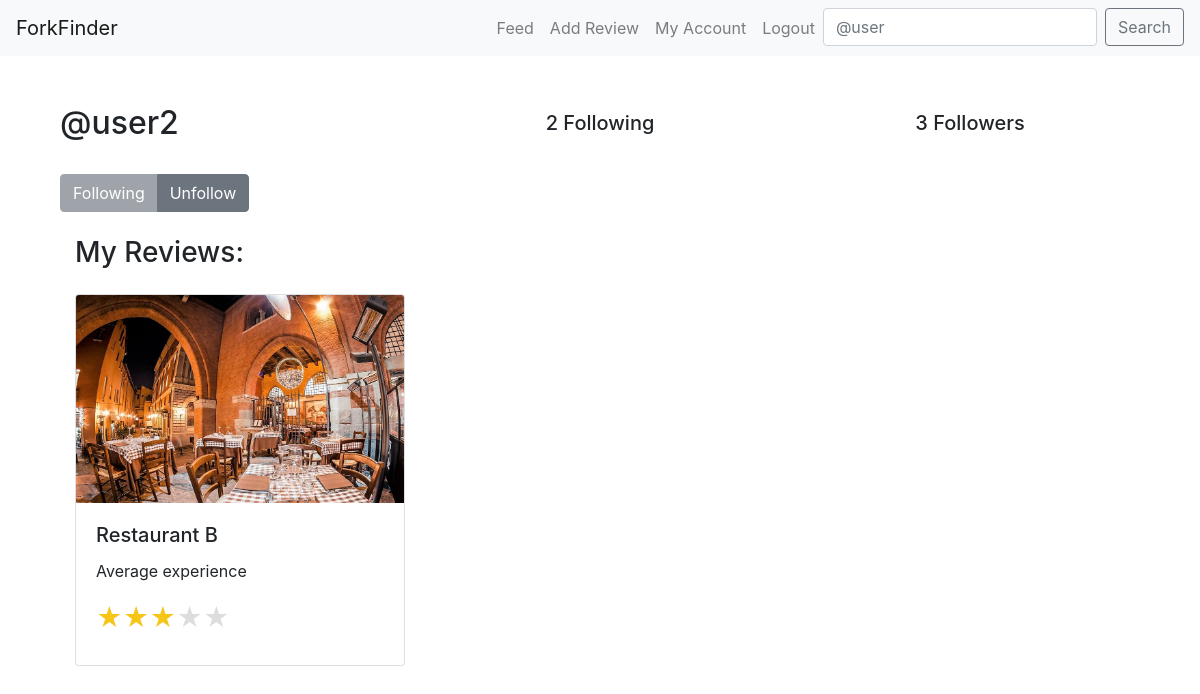
Page /profile/26/ (signed in) on the committed database.
### core/models.py (models this page shows, shortened)
class Profile(models.Model):
    USER_TYPE_CHOICES = (
        ('regular', 'Regular User'),
        ('critic', 'Culinary Critic'),
        ('admin', 'Admin'),
    )
    user = models.OneToOneField(User, on_delete=models.CASCADE)
    user_type = models.CharField(max_length=20, choices=USER_TYPE_CHOICES, default='regular')
    follows = models.ManyToManyField(
        "self",
        related_name="followed_by",
        symmetrical=False,
        blank=True
    )
    latitude = models.DecimalField(max_digits=9, decimal_places=6, null=True, blank=True)
    longitude = models.DecimalField(max_digits=9, decimal_places=6, null=True, blank=True)
    favorite_reviews = models.ManyToManyField('Review', related_name='favorited_by_profiles', blank=True)

class Review(models.Model):
    user = models.ForeignKey(User, related_name="reviews", on_delete=models.CASCADE)
    restaurant = models.ForeignKey(Restaurant, on_delete=models.CASCADE)
    body = models.CharField(max_length=255)
    rating = models.PositiveSmallIntegerField()
    photo = models.ImageField(upload_to='media/review_photos/')
    is_featured = models.BooleanField(default=False)
    created_at = models.DateTimeField(auto_now_add=True)
    class Meta:
        permissions = [
            ("mark_featured_review", "Can mark a review as featured"),
        ]

class Restaurant(models.Model):
    place_id = models.CharField(max_length=255, unique=True)
    name = models.CharField(max_length=60)
    address = models.CharField(max_length=120)
    longitude = models.CharField(max_length=255)
    latitude = models.CharField(max_length=255)

### core/views.py (the view, shortened to what this page needs)
# urls.py: path("profile/<int:pk>/", profile_view, name="profile"),
def profile_view(request,pk):
    profile = Profile.objects.get(pk=pk)
    return render(request, "profile.html", {"profile": profile})

### templates/profile.html (shortened to what this page needs)
{% extends "base.html" %}
{% block content %}
<div class="container">
    <div class="row align-items-center mb-4">
        <div class="col-md-4">
            <h2>@{{ profile.user.username }}</h2>
        </div>
        <div class="col-md-4 text-center">
            <h5>{{ profile.follows.count }} Following</h5>
        </div>
        <div class="col-md-4 text-center">
            <h5>{{ profile.followed_by.count }} Followers</h5>
        </div>
    </div>
    {% if profile.user != request.user %}
        <form method="post" class="mb-4">
            <div class="btn-group" role="group" aria-label="Basic example">
                {% if profile in user.profile.follows.all %}
                    <button type="button" class="btn btn-secondary" disabled>Following</button>
                    <button type="submit" class="btn btn-secondary" name="follow" value="unfollow">Unfollow</button>
                {% else %}
                    <button type="submit" class="btn btn-secondary" name="follow" value="follow">Follow</button>
                {% endif %}
            </div>
        </form>
    {% endif %}
    <div class="tab-content" id="myTabContent" >
        <div class="tab-pane fade show active" id="my-reviews" role="tabpanel" aria-labelledby="my-reviews-tab">
            <div class="container">
                <h3 class="mb-4">My Reviews:</h3>
                <div class="row">
                    {% for review in profile.user.reviews.all %}
                    <div class="col-md-4 mb-3">
                        <div class="card">
                            <img src="{{ review.photo.url }}" class="card-img-top" alt="Restaurant Photo">
                            <div class="card-body">
                                <h5 class="card-title">{{ review.restaurant.name }}</h5>
                                <p class="card-text">{{ review.body }}</p>
                                <p class="card-text">
                                    <small class="text-muted">
                                        <span class="star-rating">
                                            {% for i in "54321" %}
                                                <label style="color: {% if i|add:0 <= review.rating %}#f5c518{% else %}#ddd{% endif %};">&#9733;</label>
                                            {% endfor %}
                                        </span>
                                    </small>
                                </p>
                            </div>
                        </div>
                    </div>
                    {% endfor %}
                </div>
            </div>
        </div>
    </div>
</div>
{% endblock %}

### templates/base.html (style rules this page uses)
.star-rating { display: flex; flex-direction: row-reverse; justify-content: flex-end; }
.star-rating label { font-size: 2em; color: #ddd; cursor: pointer; }

### rows in the picture
Profile: user.username "user2", follows.count "2", followed_by.count "3"
Review: photo (picture), restaurant.name "Restaurant B", body "Average experience"
